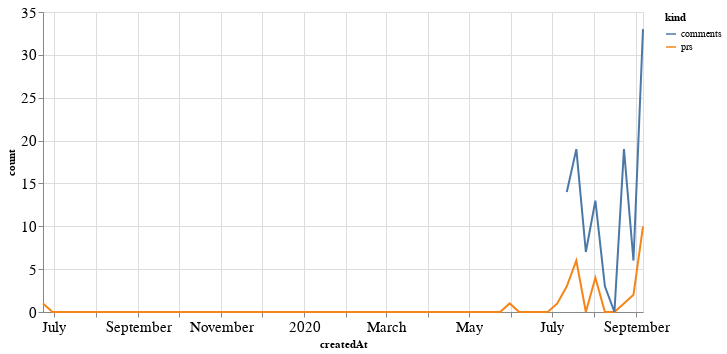

This figure's notebook cell:
### Code cell
alt.Chart(total_time, width=600).mark_line().encode(
    x='createdAt',
    y='count',
    color='kind'
)

### Figure 1 — Vega-Lite specification as saved in the notebook (floating-point values rounded to 4 significant figures)
{"config": {"axisLeft": {"labelFontSize": 15}, "axisBottom": {"labelFontSize": 15}}, "data": {"name": "data-c84a2cb70a46a08abf4320632b79003e"}, "mark": "line", "encoding": {"color": {"type": "nominal", "field": "kind"}, "x": {"type": "temporal", "field": "createdAt"}, "y": {"type": "quantitative", "field": "count"}}, "width": 600, "$schema": "https://vega.github.io/schema/vega-lite/v4.8.1.json", "datasets": {"data-c84a2cb70a46a08abf4320632b79003e": [{"createdAt": "2019-06-23T00:00:00", "kind": "prs", "count": 1.0}, {"createdAt": "2019-06-30T00:00:00", "kind": "prs", "count": 0.0}, {"createdAt": "2019-07-07T00:00:00", "kind": "prs", "count": 0.0}, {"createdAt": "2019-07-14T00:00:00", "kind": "prs", "count": 0.0}, {"createdAt": "2019-07-21T00:00:00", "kind": "prs", "count": 0.0}, {"createdAt": "2019-07-28T00:00:00", "kind": "prs", "count": 0.0}, {"createdAt": "2019-08-04T00:00:00", "kind": "prs", "count": 0.0}, {"createdAt": "2019-08-11T00:00:00", "kind": "prs", "count": 0.0}, {"createdAt": "2019-08-18T00:00:00", "kind": "prs", "count": 0.0}, {"createdAt": "2019-08-25T00:00:00", "kind": "prs", "count": 0.0}, {"createdAt": "2019-09-01T00:00:00", "kind": "prs", "count": 0.0}, {"createdAt": "2019-09-08T00:00:00", "kind": "prs", "count": 0.0}, {"createdAt": "2019-09-15T00:00:00", "kind": "prs", "count": 0.0}, {"createdAt": "2019-09-22T00:00:00", "kind": "prs", "count": 0.0}, {"createdAt": "2019-09-29T00:00:00", "kind": "prs", "count": 0.0}, {"createdAt": "2019-10-06T00:00:00", "kind": "prs", "count": 0.0}, {"createdAt": "2019-10-13T00:00:00", "kind": "prs", "count": 0.0}, {"createdAt": "2019-10-20T00:00:00", "kind": "prs", "count": 0.0}, {"createdAt": "2019-10-27T00:00:00", "kind": "prs", "count": 0.0}, {"createdAt": "2019-11-03T00:00:00", "kind": "prs", "count": 0.0}, {"createdAt": "2019-11-10T00:00:00", "kind": "prs", "count": 0.0}, {"createdAt": "2019-11-17T00:00:00", "kind": "prs", "count": 0.0}, {"createdAt": "2019-11-24T00:00:00", "kind": "prs", "count": 0.0}, {"createdAt": "2019-12-01T00:00:00", "kind": "prs", "count": 0.0}, {"createdAt": "2019-12-08T00:00:00", "kind": "prs", "count": 0.0}, {"createdAt": "2019-12-15T00:00:00", "kind": "prs", "count": 0.0}, {"createdAt": "2019-12-22T00:00:00", "kind": "prs", "count": 0.0}, {"createdAt": "2019-12-29T00:00:00", "kind": "prs", "count": 0.0}, {"createdAt": "2020-01-05T00:00:00", "kind": "prs", "count": 0.0}, {"createdAt": "2020-01-12T00:00:00", "kind": "prs", "count": 0.0}, {"createdAt": "2020-01-19T00:00:00", "kind": "prs", "count": 0.0}, {"createdAt": "2020-01-26T00:00:00", "kind": "prs", "count": 0.0}, {"createdAt": "2020-02-02T00:00:00", "kind": "prs", "count": 0.0}, {"createdAt": "2020-02-09T00:00:00", "kind": "prs", "count": 0.0}, {"createdAt": "2020-02-16T00:00:00", "kind": "prs", "count": 0.0}, {"createdAt": "2020-02-23T00:00:00", "kind": "prs", "count": 0.0}, {"createdAt": "2020-03-01T00:00:00", "kind": "prs", "count": 0.0}, {"createdAt": "2020-03-08T00:00:00", "kind": "prs", "count": 0.0}, {"createdAt": "2020-03-15T00:00:00", "kind": "prs", "count": 0.0}, {"createdAt": "2020-03-22T00:00:00", "kind": "prs", "count": 0.0}, {"createdAt": "2020-03-29T00:00:00", "kind": "prs", "count": 0.0}, {"createdAt": "2020-04-05T00:00:00", "kind": "prs", "count": 0.0}, {"createdAt": "2020-04-12T00:00:00", "kind": "prs", "count": 0.0}, {"createdAt": "2020-04-19T00:00:00", "kind": "prs", "count": 0.0}, {"createdAt": "2020-04-26T00:00:00", "kind": "prs", "count": 0.0}, {"createdAt": "2020-05-03T00:00:00", "kind": "prs", "count": 0.0}, {"createdAt": "2020-05-10T00:00:00", "kind": "prs", "count": 0.0}, {"createdAt": "2020-05-17T00:00:00", "kind": "prs", "count": 0.0}, {"createdAt": "2020-05-24T00:00:00", "kind": "prs", "count": 0.0}, {"createdAt": "2020-05-31T00:00:00", "kind": "prs", "count": 1.0}, {"createdAt": "2020-06-07T00:00:00", "kind": "prs", "count": 0.0}, {"createdAt": "2020-06-14T00:00:00", "kind": "prs", "count": 0.0}, {"createdAt": "2020-06-21T00:00:00", "kind": "prs", "count": 0.0}, {"createdAt": "2020-06-28T00:00:00", "kind": "prs", "count": 0.0}, {"createdAt": "2020-07-05T00:00:00", "kind": "prs", "count": 1.0}, {"createdAt": "2020-07-12T00:00:00", "kind": "prs", "count": 3.0}, {"createdAt": "2020-07-19T00:00:00", "kind": "prs", "count": 6.0}, {"createdAt": "2020-07-26T00:00:00", "kind": "prs", "count": 0.0}, {"createdAt": "2020-08-02T00:00:00", "kind": "prs", "count": 4.0}, {"createdAt": "2020-08-09T00:00:00", "kind": "prs", "count": 0.0}, {"createdAt": "2020-08-16T00:00:00", "kind": "prs", "count": 0.0}, {"createdAt": "2020-08-23T00:00:00", "kind": "prs", "count": 1.0}, {"createdAt": "2020-08-30T00:00:00", "kind": "prs", "count": 2.0}, {"createdAt": "2020-09-06T00:00:00", "kind": "prs", "count": 10.0}, {"createdAt": "2019-06-23T00:00:00", "kind": "comments", "count": null}, {"createdAt": "2019-06-30T00:00:00", "kind": "comments", "count": null}, {"createdAt": "2019-07-07T00:00:00", "kind": "comments", "count": null}, {"createdAt": "2019-07-14T00:00:00", "kind": "comments", "count": null}, {"createdAt": "2019-07-21T00:00:00", "kind": "comments", "count": null}, {"createdAt": "2019-07-28T00:00:00", "kind": "comments", "count": null}, {"createdAt": "2019-08-04T00:00:00", "kind": "comments", "count": null}, {"createdAt": "2019-08-11T00:00:00", "kind": "comments", "count": null}, {"createdAt": "2019-08-18T00:00:00", "kind": "comments", "count": null}, {"createdAt": "2019-08-25T00:00:00", "kind": "comments", "count": null}, {"createdAt": "2019-09-01T00:00:00", "kind": "comments", "count": null}, {"createdAt": "2019-09-08T00:00:00", "kind": "comments", "count": null}, {"createdAt": "2019-09-15T00:00:00", "kind": "comments", "count": null}, {"createdAt": "2019-09-22T00:00:00", "kind": "comments", "count": null}, {"createdAt": "2019-09-29T00:00:00", "kind": "comments", "count": null}, {"createdAt": "2019-10-06T00:00:00", "kind": "comments", "count": null}, {"createdAt": "2019-10-13T00:00:00", "kind": "comments", "count": null}, {"createdAt": "2019-10-20T00:00:00", "kind": "comments", "count": null}, {"createdAt": "2019-10-27T00:00:00", "kind": "comments", "count": null}, {"createdAt": "2019-11-03T00:00:00", "kind": "comments", "count": null}, {"createdAt": "2019-11-10T00:00:00", "kind": "comments", "count": null}, {"createdAt": "2019-11-17T00:00:00", "kind": "comments", "count": null}, {"createdAt": "2019-11-24T00:00:00", "kind": "comments", "count": null}, {"createdAt": "2019-12-01T00:00:00", "kind": "comments", "count": null}, {"createdAt": "2019-12-08T00:00:00", "kind": "comments", "count": null}, {"createdAt": "2019-12-15T00:00:00", "kind": "comments", "count": null}, {"createdAt": "2019-12-22T00:00:00", "kind": "comments", "count": null}, {"createdAt": "2019-12-29T00:00:00", "kind": "comments", "count": null}, {"createdAt": "2020-01-05T00:00:00", "kind": "comments", "count": null}, {"createdAt": "2020-01-12T00:00:00", "kind": "comments", "count": null}, {"createdAt": "2020-01-19T00:00:00", "kind": "comments", "count": null}, {"createdAt": "2020-01-26T00:00:00", "kind": "comments", "count": null}, {"createdAt": "2020-02-02T00:00:00", "kind": "comments", "count": null}, {"createdAt": "2020-02-09T00:00:00", "kind": "comments", "count": null}, {"createdAt": "2020-02-16T00:00:00", "kind": "comments", "count": null}, {"createdAt": "2020-02-23T00:00:00", "kind": "comments", "count": null}, {"createdAt": "2020-03-01T00:00:00", "kind": "comments", "count": null}, {"createdAt": "2020-03-08T00:00:00", "kind": "comments", "count": null}, {"createdAt": "2020-03-15T00:00:00", "kind": "comments", "count": null}, {"createdAt": "2020-03-22T00:00:00", "kind": "comments", "count": null}, {"createdAt": "2020-03-29T00:00:00", "kind": "comments", "count": null}, {"createdAt": "2020-04-05T00:00:00", "kind": "comments", "count": null}, {"createdAt": "2020-04-12T00:00:00", "kind": "comments", "count": null}, {"createdAt": "2020-04-19T00:00:00", "kind": "comments", "count": null}, {"createdAt": "2020-04-26T00:00:00", "kind": "comments", "count": null}, {"createdAt": "2020-05-03T00:00:00", "kind": "comments", "count": null}, {"createdAt": "2020-05-10T00:00:00", "kind": "comments", "count": null}, {"createdAt": "2020-05-17T00:00:00", "kind": "comments", "count": null}, {"createdAt": "2020-05-24T00:00:00", "kind": "comments", "count": null}, {"createdAt": "2020-05-31T00:00:00", "kind": "comments", "count": null}, {"createdAt": "2020-06-07T00:00:00", "kind": "comments", "count": null}, {"createdAt": "2020-06-14T00:00:00", "kind": "comments", "count": null}, {"createdAt": "2020-06-21T00:00:00", "kind": "comments", "count": null}, {"createdAt": "2020-06-28T00:00:00", "kind": "comments", "count": null}, {"createdAt": "2020-07-05T00:00:00", "kind": "comments", "count": null}, {"createdAt": "2020-07-12T00:00:00", "kind": "comments", "count": 14.0}, {"createdAt": "2020-07-19T00:00:00", "kind": "comments", "count": 19.0}, {"createdAt": "2020-07-26T00:00:00", "kind": "comments", "count": 7.0}, {"createdAt": "2020-08-02T00:00:00", "kind": "comments", "count": 13.0}, {"createdAt": "2020-08-09T00:00:00", "kind": "comments", "count": 3.0}, {"createdAt": "2020-08-16T00:00:00", "kind": "comments", "count": 0.0}, {"createdAt": "2020-08-23T00:00:00", "kind": "comments", "count": 19.0}, {"createdAt": "2020-08-30T00:00:00", "kind": "comments", "count": 6.0}, {"createdAt": "2020-09-06T00:00:00", "kind": "comments", "count": 33.0}]}}
